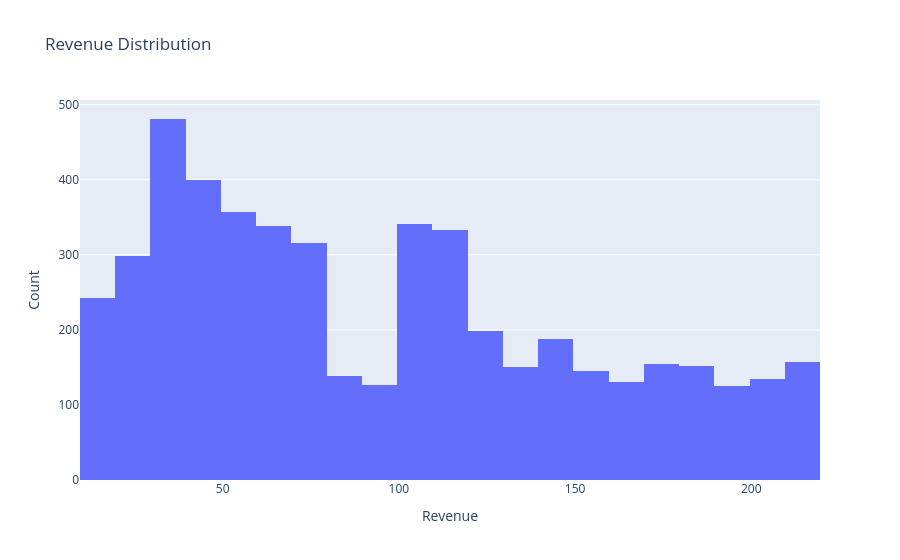

The notebook cell saved with this chart:
### Code cell
fig = px.histogram(data_frame=df_orders,
             x = 'revenue',
             title = 'Revenue Distribution',
             nbins = 40
             )
fig.update_layout(
    xaxis_title = 'Revenue',
    yaxis_title = 'Count'
)
fig.show()

### Figure 1 — Plotly figure (JSON) as saved in the notebook; plotly's stock layout.template omitted (floating-point values rounded to 4 significant figures; data arrays with more than 128 entries replaced by an {"elided": "..."} marker saying what was removed)
{"data": [{"bingroup": "x", "hovertemplate": "revenue=%{x}<br>count=%{y}<extra></extra>", "legendgroup": "", "marker": {"color": "#636efa", "pattern": {"shape": ""}}, "name": "", "nbinsx": 40, "orientation": "v", "showlegend": false, "type": "histogram", "x": {"elided": "4906 int values"}, "xaxis": "x", "yaxis": "y"}], "layout": {"barmode": "relative", "legend": {"tracegroupgap": 0}, "title": {"text": "Revenue Distribution"}, "xaxis": {"anchor": "y", "domain": [0, 1], "title": {"text": "Revenue"}}, "yaxis": {"anchor": "x", "domain": [0, 1], "title": {"text": "Count"}}}}
